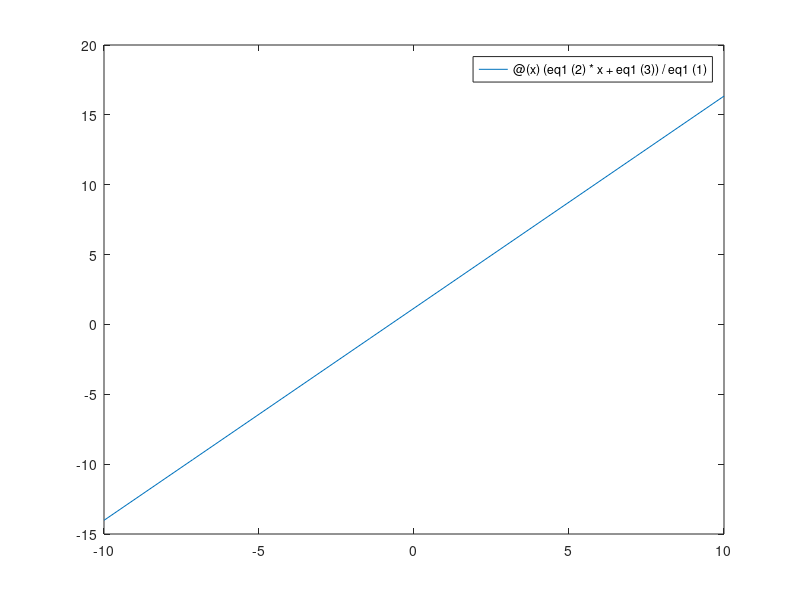

Recreate this plot in MATLAB. (Note: this script raises an error after producing the figure.)
%%
%     COURSE: Linear algebra: theory and implementation
%    SECTION: Solving systems of equations
%      VIDEO: Systems of equations: algebra and geometry
% Instructor: sincxpress.com
% Course url: https://www.udemy.com/course/linear-algebra-theory-and-implementation/?couponCode=202110
%
%%
clear, clc

%%

% these are the coefficients of the equation:
% ay = bx + c;
eq1o = [1 2 1]; % [a b c]
eq2o = [2 1 3];

figure(1), clf
plotlim = [-10 10];

for i=1:10
    
    % randomly update equations
    eq1 = eq1o + randn*eq2o;
    eq2 = eq2o + randn*eq1o;
    
    % plot new lines (solutions)
    % cla
    h(1) = fplot(@(x) (eq1(2)*x+eq1(3))/eq1(1), plotlim);
    hold on
    h(2) = fplot(@(x) (eq2(2)*x+eq2(3))/eq2(1), plotlim);
    set(h,'linew',3)
    
    % make plot look nicer
    axis([plotlim plotlim])
    plot(get(gca,'xlim'),[0 0],'k--')
    plot([0 0],get(gca,'xlim'),'k--')
    axis square
    grid on
    
    % wait to allow visual inspection
    pause(1)
end


%% repeat in R3

% these are the coefficients of the equation:
% az = bx + cy + d;
eq1o = [1 2 3 -1]; % [a b c d]
eq2o = [2 1 3 3];


figure(2), clf

for i=1:10
    
    % randomly update equations
    eq1 = eq1o + randn*eq2o;
    eq2 = eq2o + randn*eq1o;
    
    X = [eq1(1:3);eq2(1:3)];
    b = [eq1(4);eq2(4)];

    % plot new lines (solutions)
%     cla
    h(1) = fplot3(@(x)x, @(x) (x*eq1(2)+eq1(4))/eq1(1), @(x) (x*eq1(3)+eq1(4))/eq1(1), plotlim);
    hold on
    h(2) = fplot3(@(x)x, @(x) (x*eq2(2)+eq2(4))/eq2(1), @(x) (x*eq2(3)+eq2(4))/eq2(1), plotlim);
    set(h,'linew',3)
    axis(repmat(plotlim,1,3))
    
    % wait to allow visual inspection
%     pause(1)
end

% make plot look nicer
axis square, grid on, rotate3d on
plot(get(gca,'xlim'),[0 0],'k--')
plot([0 0],get(gca,'xlim'),'k--')
plot3([0 0],[0 0],get(gca,'zlim'),'k--')

%% done.
